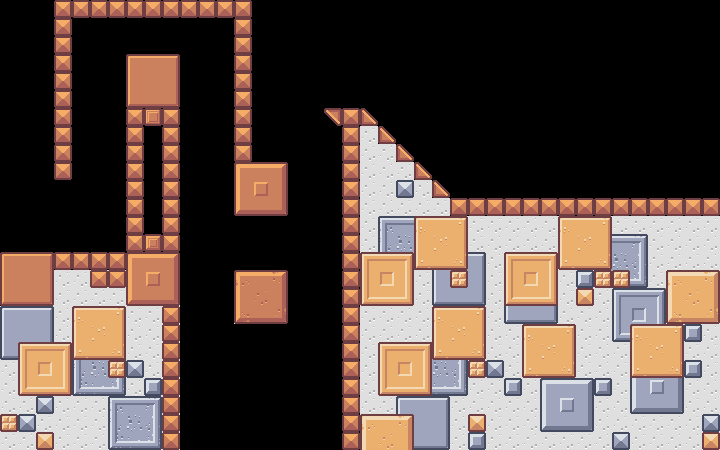

Below is a game level as drawn by its tile map, then a one-line description and the .tmx that defines it (tile-layer data replaced by summaries):
An orthogonal 40x25 tile map with 18x18 px tiles, 4 tile layers (Background, solid, rock, sand), 4 tilesets and 1 object (spawn).

<map version="1.8" tiledversion="1.8.2" orientation="orthogonal" renderorder="right-down" width="40" height="25" tilewidth="18" tileheight="18" infinite="0" nextlayerid="6" nextobjectid="6">
 <tileset firstgid="1" name="stone" tilewidth="18" tileheight="18" tilecount="81" columns="9">
  <image source="pixel-platformer-blocks/Tilemap/stone_packed.png" width="162" height="162" />
 </tileset>
 <tileset firstgid="82" name="rock" tilewidth="18" tileheight="18" tilecount="81" columns="9">
  <image source="pixel-platformer-blocks/Tilemap/rock_packed.png" width="162" height="162" />
 </tileset>
 <tileset firstgid="163" name="sand" tilewidth="18" tileheight="18" tilecount="81" columns="9">
  <image source="pixel-platformer-blocks/Tilemap/sand_packed.png" width="162" height="162" />
 </tileset>
 <tileset firstgid="244" name="marble_packed" tilewidth="18" tileheight="18" tilecount="81" columns="9">
  <image source="pixel-platformer-blocks/Tilemap/marble_packed.png" width="162" height="162" />
 </tileset>
 <layer id="5" name="Background" width="40" height="25" tintcolor="#292a2f">
  <data>[1000 cells, 375 non-empty, 1 distinct tile ids]</data>
 </layer>
 <layer id="1" name="solid" width="40" height="25">
  <data>[1000 cells, 150 non-empty, 34 distinct tile ids]</data>
 </layer>
 <layer id="3" name="rock" width="40" height="25">
  <data>[1000 cells, 127 non-empty, 38 distinct tile ids]</data>
 </layer>
 <layer id="4" name="sand" width="40" height="25">
  <data>[1000 cells, 115 non-empty, 29 distinct tile ids]</data>
 </layer>
 <objectgroup id="2" name="markers">
  <object id="1" name="spawn" x="36" y="234">
   <point />
  </object>
 </objectgroup>
</map>
